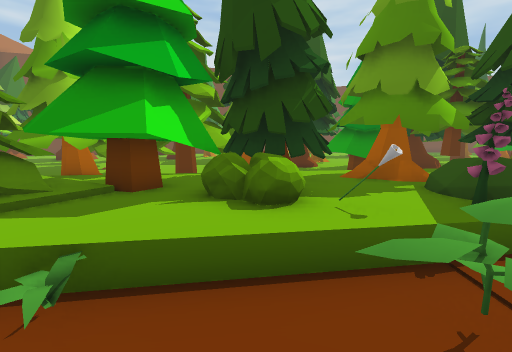
View 1 (above)

24 first-person views from a walk through a 3-D level made in the Unity game engine. The camera is 1.4 m above the floor, tilts 8° down and sees 90° across. The floor is counted in squares, 1 m on a side. Each view is taken from the middle of a square. On the plan, view 1 faces up. The plan holds only what a view shows up to about 13 squares ahead; the rest is blank. The place goes on beyond the plan. The player is left out.

View 2
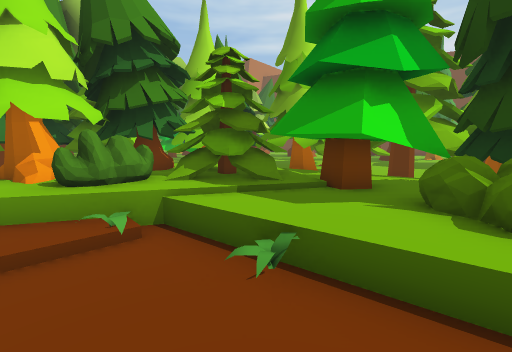

View 3
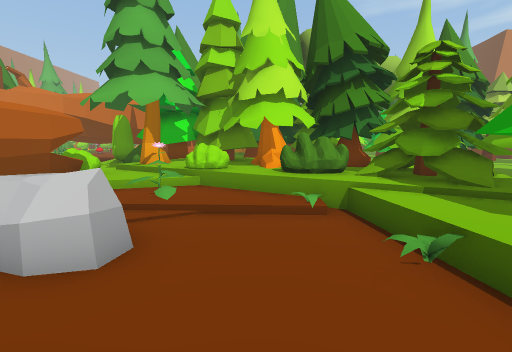

View 4
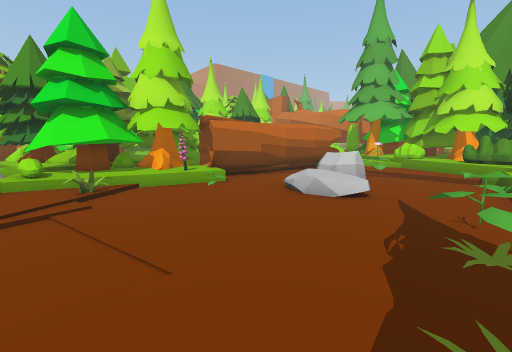

View 5
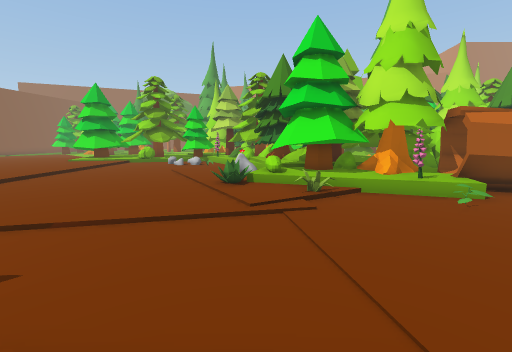

View 6
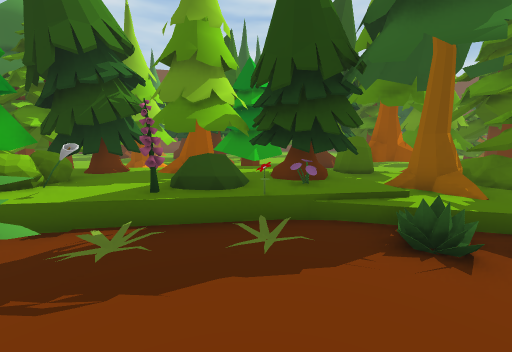

View 7
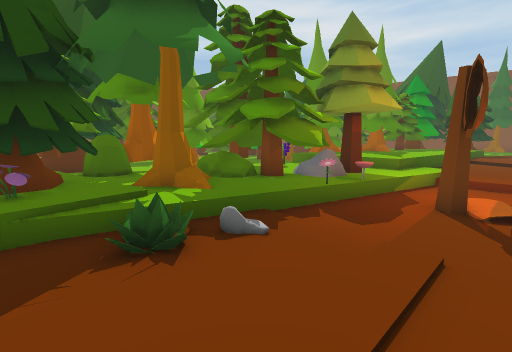

View 8
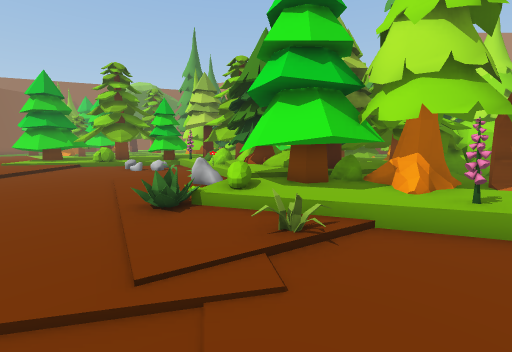

View 9
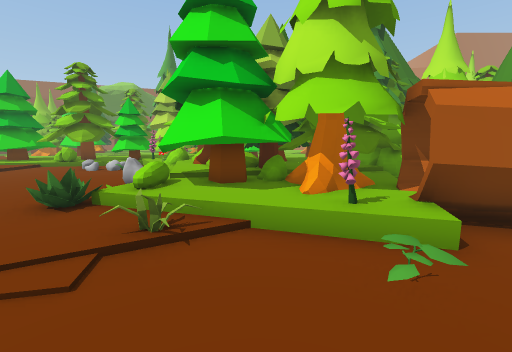

View 10
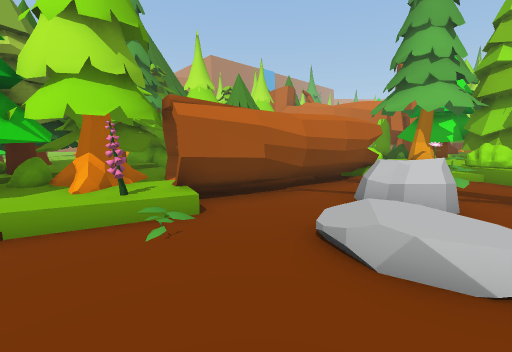

View 11
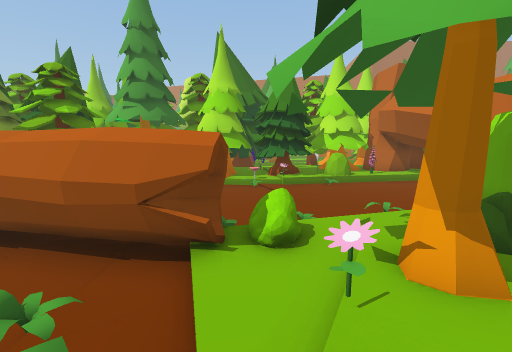

View 12
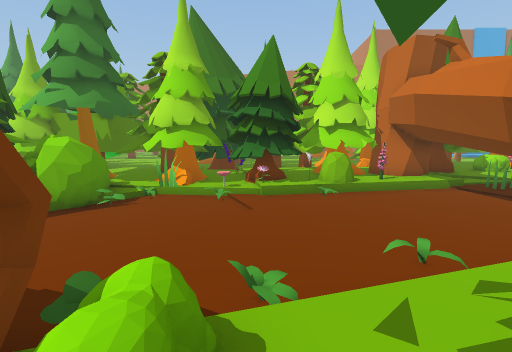

View 13
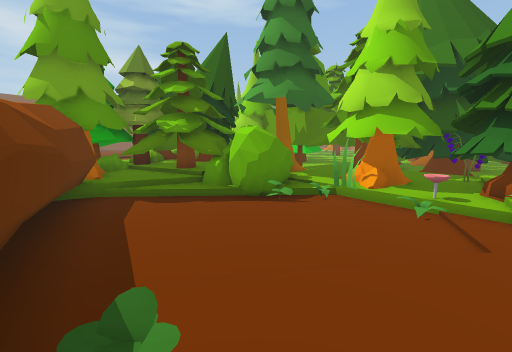

View 14
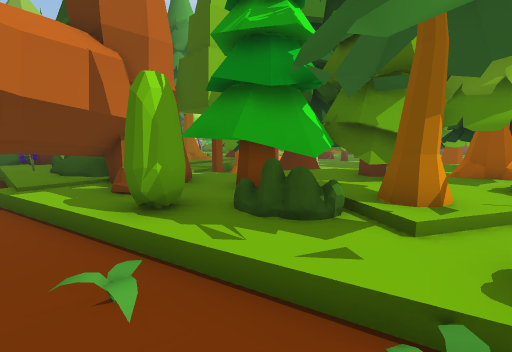

View 15
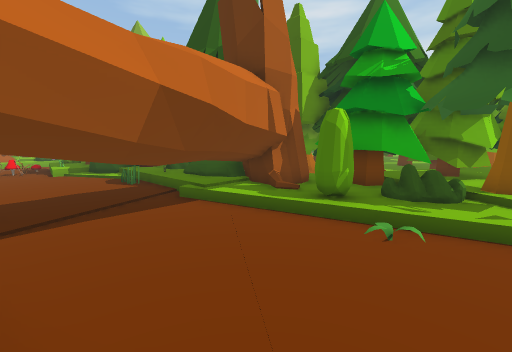

View 16
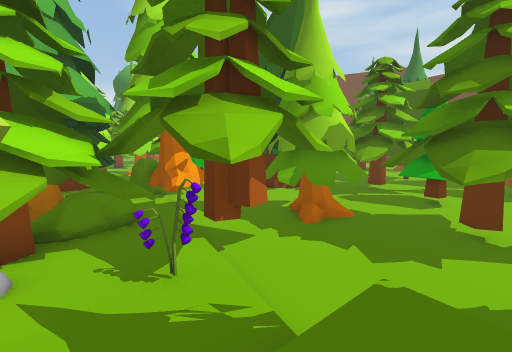

View 17
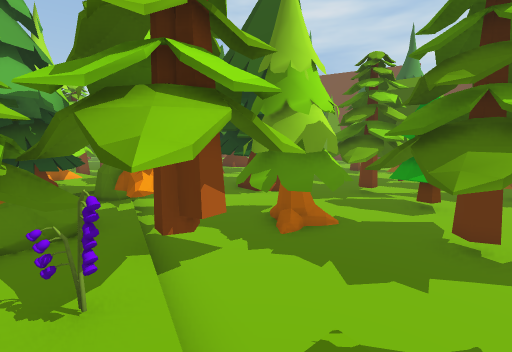

View 18
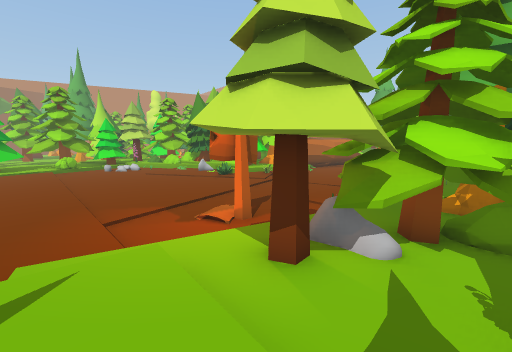

View 19
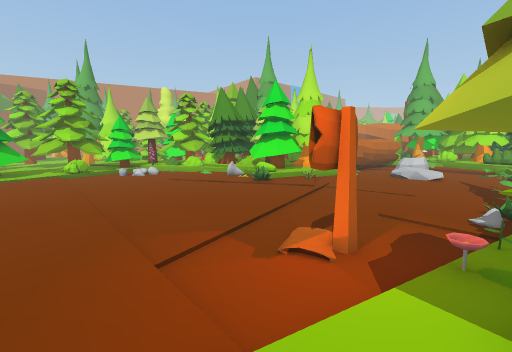

View 20
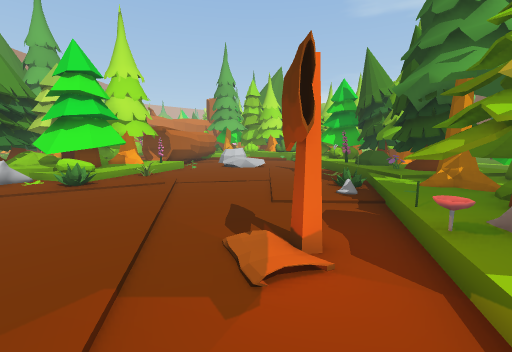

View 21
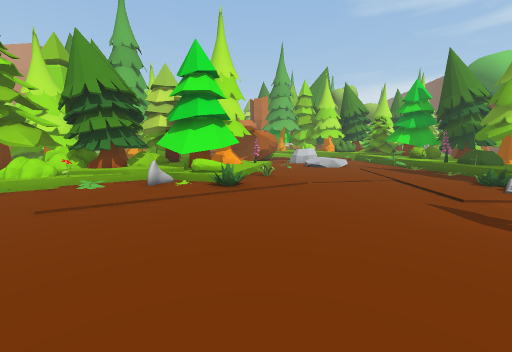

View 22
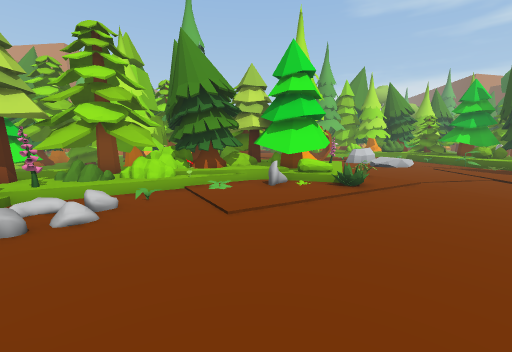

View 23
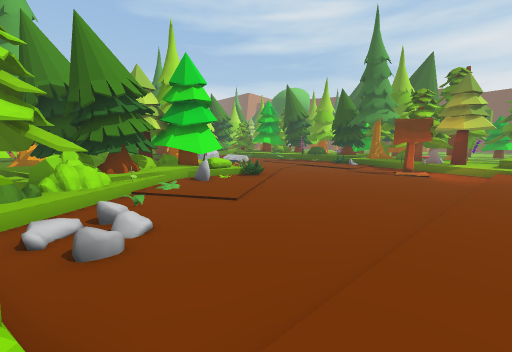

View 24
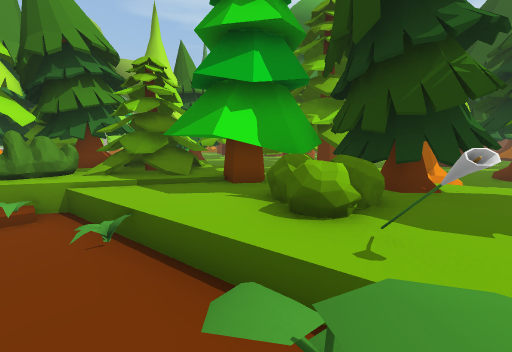

### Floor plan
Key: @ floor where view 1 was taken; # wall or solid block; . main floor; : floor 0.25 m higher than the main floor; + floor 0.5 m higher than the main floor; * floor 0.75 m higher than the main floor; / step, stairs or slope; = window, fence, low wall or low ledge; O other object.
Columns run from 15 left of view 1 to 17 right of it. Each row starts with its distance up from view 1.
 20                             O
 19                OOO          ...
 18                 O          OO..
 17                O.         O  O..
 16                 .         OO#  ..
 15         O       .OO       .OOOO .
 14         O       ..O   OOOO..O.OO.
 13            ..   ...   .OOO.....OO
 12      ..    ..   .. O  OOO..  .OOO
 11      .. OOOO   OO OOOO  ...OOOOOO
 10     OO   OO O OOO  OO .... OOO.OO
  9    OOOO    OOO O      O..O OOO.OO
  8     OO      OOO OOOOO OOOO   #..
  7        OOOOO #OOOOOOOOOOOOO ##.=O
  6 O     OO OOO OOOOOOOOOO OO+O#OO O
  5 O     OO OOOOO OO+OOOOOOOOOOOO:/*
  4        O OOOOOOO++O/+++/OOOOO::/*
  3     OO#OOOOO+++++OO/O///:OOOOO:**
  2  OO OOOOOOO=/O...OO.O..O./OOO::**
  1 OOOOO OOOO/O.................////
  0 OOOO OOOOO/:...@...........O/..::
 -1 OOOOOOOOO/::..../..........//..::
 -2 OOO OOO+//O:.O. /..............::
 -3 =   OOO#O//OOO.//..............::
 -4  #OOOOOO/+O/.....O..../........::
 -5  ##OOOO+/OOOOOO....../.........::
 -6 ###/O++///OOOOOOOOOOO..........::
 -7  ##+//O.O.....OOOOOOOO/O....../::
 -8   #............/OOOOOO/......./::
 -9   #............/OOOOOO/O....../::
-10  ##...........:OOOOOO+.O....../::
-11  #........O.OOOOO OOOO/O....../::
-12  #....O/OO.O/OOOOOOOOOOO....../::
-13  ##O+OOOOOOOOO  #OOOOOOO.O..../::
-14  ##+OOOOOOOOO OO OOOOOOOO..O../::
-15   ##O O OOOOOO#  OOOOOOOO.. OO/:O

Positions as (right, up) in squares from view 1, and headings:
1: (0, 0), facing up
2: (0, 0), facing up-left
3: (1, 0), facing left
4: (7, 2), facing down-left
5: (7, 1), facing down
6: (5, -1), facing up
7: (6, -1), facing up-right
8: (6, -2), facing down
9: (4, -2), facing down
10: (4, -1), facing down-left
11: (-6, -1), facing down
12: (-7, -4), facing down
13: (-7, -6), facing down-right
14: (-7, -8), facing up-left
15: (-8, -12), facing up-left
16: (17, 4), facing up-left
17: (17, 5), facing up-left
18: (17, 5), facing down-left
19: (17, 2), facing down-left
20: (16, -1), facing left
21: (16, -6), facing left
22: (16, -10), facing left
23: (16, -15), facing up-left
24: (2, 1), facing up-left
